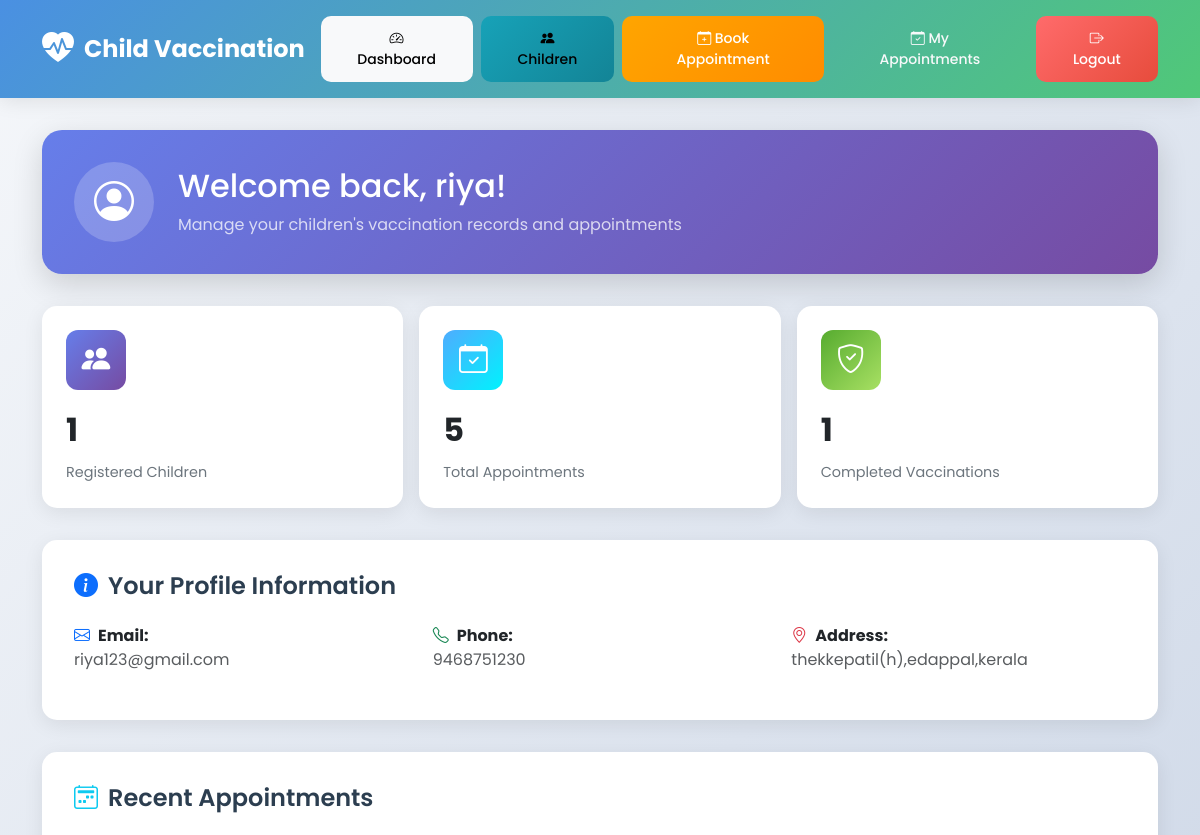
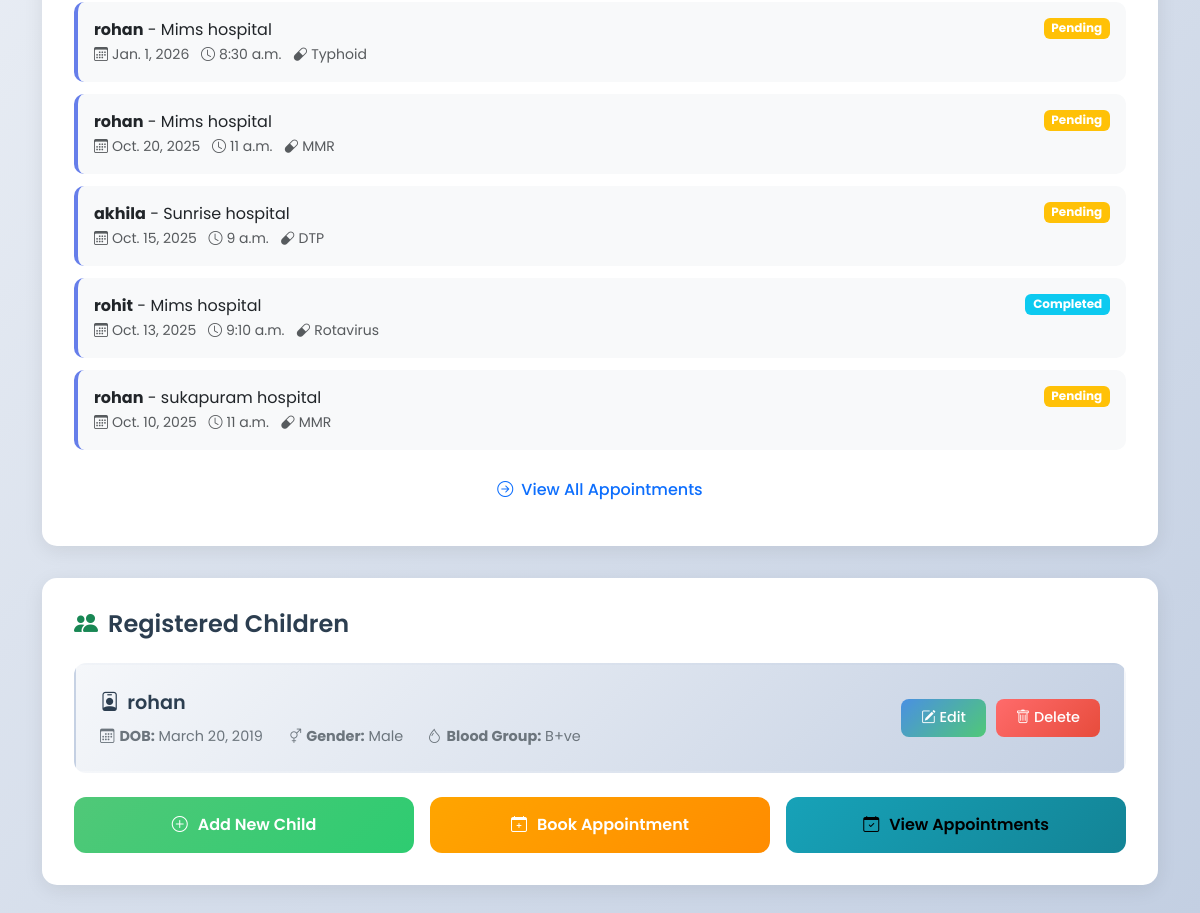
Page /dashboard/ (signed in) on the earlier database version (2 pictures, top to bottom).
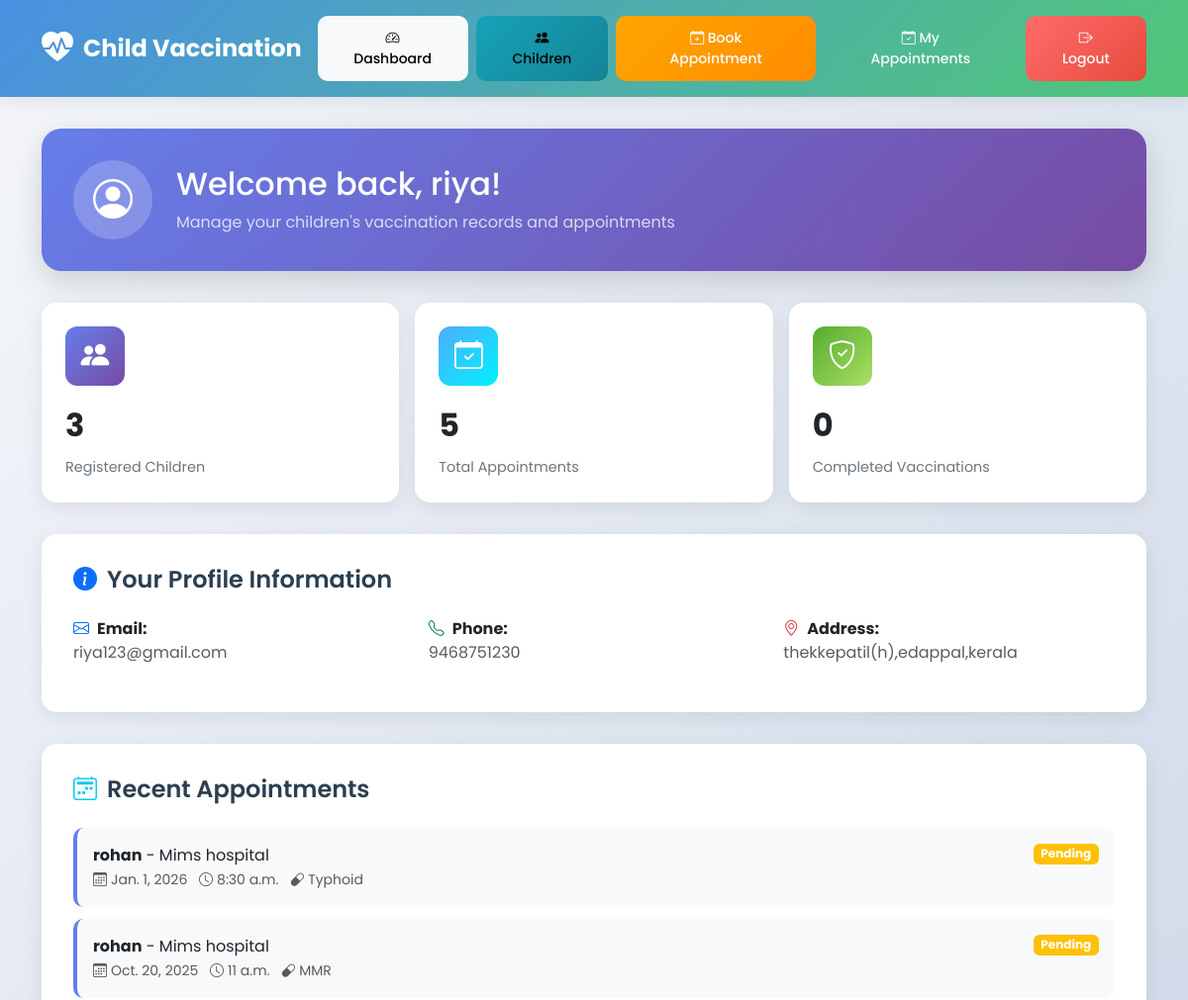
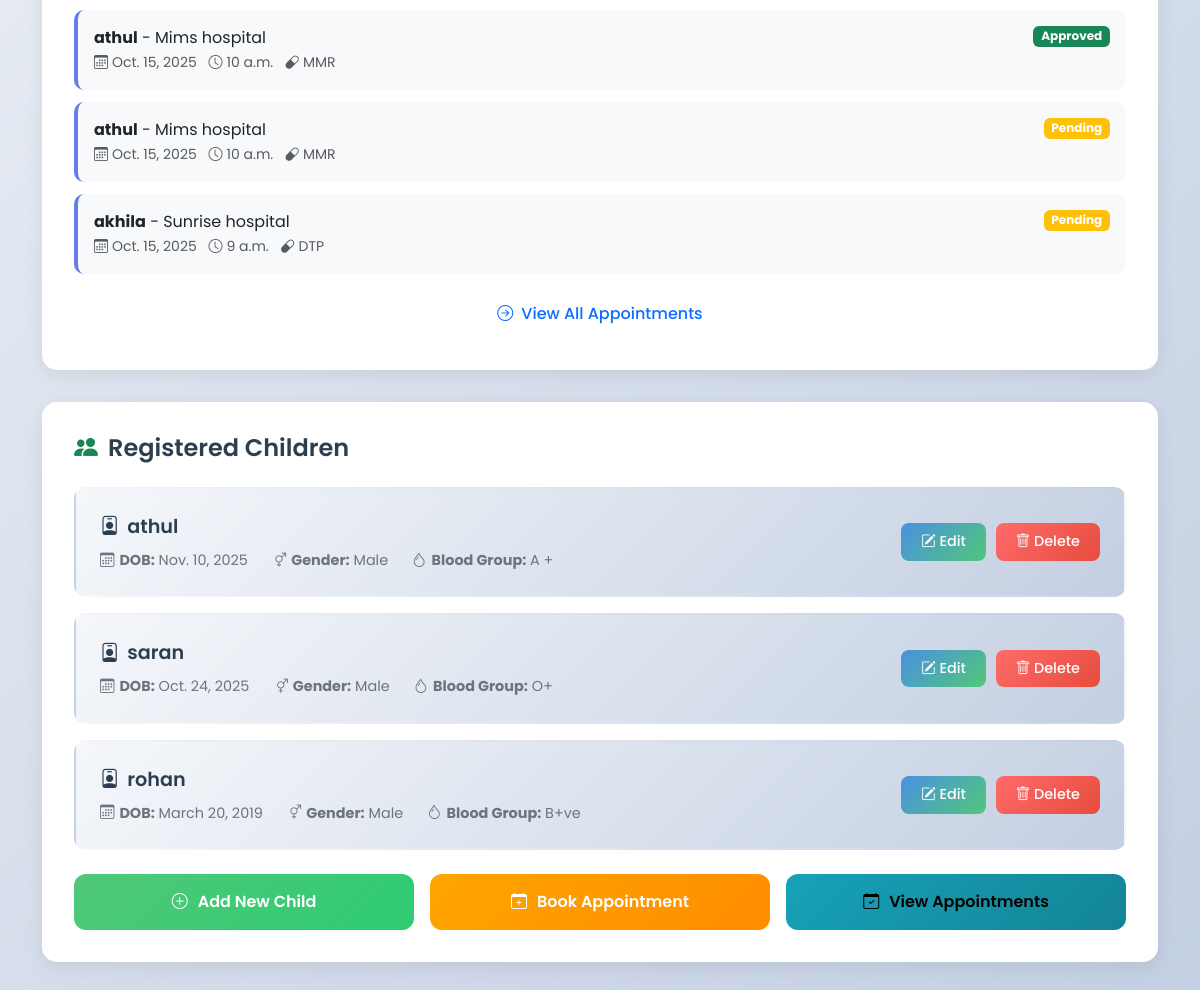
Same page on the later database version (2 pictures, top to bottom).
### accounts/models.py (models this page shows, shortened)
class Appointment(models.Model):
    STATUS_CHOICES = [
        ('Pending', 'Pending'),
        ('Approved', 'Approved'),
        ('Completed', 'Completed'),
        ('Cancelled', 'Cancelled')
    ]
    parent = models.ForeignKey(Parent, on_delete=models.CASCADE, related_name='appointments')
    child = models.ForeignKey(Child, on_delete=models.CASCADE, related_name='appointments')
    hospital = models.ForeignKey(Hospital, on_delete=models.CASCADE, related_name='appointments')
    vaccine = models.ForeignKey(Vaccine, on_delete=models.SET_NULL, null=True, blank=True)
    date = models.DateField()
    time = models.TimeField()
    status = models.CharField(
        max_length=20,
        choices=STATUS_CHOICES,
        default='Pending'
    )
    created_at = models.DateTimeField(default=timezone.now)
    updated_at = models.DateTimeField(auto_now=True)
    notes = models.TextField(blank=True, help_text="Additional notes or remarks")
    class Meta:
        verbose_name = "Appointment"
        verbose_name_plural = "Appointments"
        ordering = ['-date', '-time']

class Child(models.Model):
    GENDER_CHOICES = [
        ('Male', 'Male'),
        ('Female', 'Female'),
        ('Other', 'Other')
    ]
    parent = models.ForeignKey("Parent", on_delete=models.CASCADE, related_name='children')
    name = models.CharField(max_length=100)
    date_of_birth = models.DateField()
    gender = models.CharField(max_length=10, choices=GENDER_CHOICES)
    blood_group = models.CharField(max_length=5, blank=True)
    class Meta:
        verbose_name = "Child"
        verbose_name_plural = "Children"
        ordering = ['-date_of_birth']

class Hospital(models.Model):
    user = models.OneToOneField(User, on_delete=models.CASCADE, null=True, blank=True)
    name = models.CharField(max_length=255)
    address = models.TextField()
    phone = models.CharField(max_length=20, unique=True)
    email = models.EmailField(unique=True)
    approved = models.BooleanField(default=False)
    class Meta:
        verbose_name = "Hospital"
        verbose_name_plural = "Hospitals"
        ordering = ['name']

class Vaccine(models.Model):
    name = models.CharField(max_length=100, unique=True)
    description = models.TextField(blank=True)
    recommended_age = models.CharField(max_length=50, blank=True, help_text="e.g., '0-6 months', '12-15 months'")
    class Meta:
        verbose_name = "Vaccine"
        verbose_name_plural = "Vaccines"
        ordering = ['name']

### accounts/views.py (the view)
# urls.py: path('dashboard/', views.parent_dashboard, name='parent_dashboard'),
@login_required
def parent_dashboard(request):
    try:
        parent = Parent.objects.get(user=request.user)
    except Parent.DoesNotExist:
        messages.error(request, "No parent profile found.")
        return redirect('accounts:home')
    children = Child.objects.filter(parent=parent)
    recent_appointments = Appointment.objects.filter(parent=parent).order_by('-date', '-time')[:5]
    total_appointments_count = Appointment.objects.filter(parent=parent).count()
    completed_appointments_count = Appointment.objects.filter(
        parent=parent, status='Completed'
    ).count()
    completed_recent_count = sum(1 for a in recent_appointments if a.status == "Completed")
    return render(request, "accounts/parent_dashboard.html", {
        "parent": parent,
        "children": children,
        "recent_appointments": recent_appointments,
        "total_appointments_count": total_appointments_count,
        "completed_appointments_count": completed_appointments_count,
        "completed_recent_count": completed_recent_count,
    })

### accounts/templatetags/custom_filters.py (called while the page is built)
@register.filter
def filter_by_status(appointments, status):
    if not appointments:
        return []
    try:
        return [a for a in appointments if getattr(a, "status", None) == status]
    except Exception:
        return []

### accounts/templates/accounts/parent_dashboard.html (shortened to what the changed rows need)
{% extends "accounts/base.html" %}
{% block content %}
<div class="dashboard-header">
  <div class="welcome-card">
    <div>
      <h2 class="mb-2">Welcome back, {{ request.user.username }}!</h2>
    </div>
  </div>
</div>
<div class="row stats-row g-3">
  <div class="col-md-4">
    <div class="stat-card">
      <div class="stat-icon" style="background: linear-gradient(135deg, #667eea 0%, #764ba2 100%); color: white;">
        <i class="bi bi-people-fill"></i>
      </div>
      <div class="stat-value">{{ children|length }}</div>
      <div class="stat-label">Registered Children</div>
    </div>
  </div>
  <div class="col-md-4">
    <div class="stat-card">
      <div class="stat-icon" style="background: linear-gradient(135deg, #56ab2f 0%, #a8e063 100%); color: white;">
        <i class="bi bi-shield-check"></i>
      </div>
      <div class="stat-value">
        {% load custom_filters %}
        {{ recent_appointments|filter_by_status:"Completed"|length|default:"0" }}
      </div>
      <div class="stat-label">Completed Vaccinations</div>
    </div>
  </div>
</div>
{% if recent_appointments %}
<div class="info-card">
  {% for appointment in recent_appointments %}
    <div class="appointment-item">
      <div class="d-flex justify-content-between align-items-start">
        <div>
          <strong>{{ appointment.child.name }}</strong> - {{ appointment.hospital.name }}
          <br>
          <small class="text-muted">
            <i class="bi bi-calendar3 me-1"></i>{{ appointment.date }}
            <i class="bi bi-clock ms-2 me-1"></i>{{ appointment.time }}
            {% if appointment.vaccine %}
              <i class="bi bi-capsule ms-2 me-1"></i>{{ appointment.vaccine.name }}
            {% endif %}
          </small>
        </div>
        <span class="badge
          {% if appointment.status == 'Pending' %}bg-warning
          {% elif appointment.status == 'Approved' %}bg-success
          {% elif appointment.status == 'Completed' %}bg-info
          {% else %}bg-secondary{% endif %}">
          {{ appointment.status }}
        </span>
      </div>
    </div>
  {% endfor %}
</div>
{% endif %}
<div class="info-card">
  {% if children %}
    {% for child in children %}
      <div class="child-card d-flex align-items-center">
        <div class="child-info">
          <div class="child-name">
            <i class="bi bi-person-badge me-2"></i>{{ child.name }}
          </div>
          <div class="child-details">
            <div class="child-detail-item">
              <i class="bi bi-calendar3"></i>
              <span><strong>DOB:</strong> {{ child.date_of_birth }}</span>
            </div>
            <div class="child-detail-item">
              <i class="bi bi-gender-ambiguous"></i>
              <span><strong>Gender:</strong> {{ child.gender }}</span>
            </div>
            <div class="child-detail-item">
              <i class="bi bi-droplet"></i>
              <span><strong>Blood Group:</strong> {{ child.blood_group|default:"Not specified" }}</span>
            </div>
          </div>
        </div>
        <div class="action-buttons">
          <a href="{% url 'accounts:edit_child' child.id %}" class="btn btn-primary btn-action">
            <i class="bi bi-pencil-square"></i> Edit
          </a>
          <a href="{% url 'accounts:delete_child' child.id %}" class="btn btn-danger btn-action">
            <i class="bi bi-trash"></i> Delete
          </a>
        </div>
      </div>
    {% endfor %}
  {% else %}
    <div class="empty-state">
      <i class="bi bi-person-plus"></i>
      <p>No children registered yet. Add your first child to get started!</p>
    </div>
  {% endif %}
</div>
<link rel="stylesheet" href="https://cdn.jsdelivr.net/npm/bootstrap-icons/font/bootstrap-icons.css">
{% endblock %}

Differences in the rows shown:
no longer on this page (row unchanged): Appointment: child.name "rohit", hospital.name "Mims hospital", date "Oct. 13, 2025", time "9:10 a.m.", vaccine.name "Rotavirus", status "Completed"
no longer on this page (row unchanged): Appointment: child.name "rohan", hospital.name "sukapuram hospital", date "Oct. 10, 2025", time "11 a.m.", vaccine.name "MMR", status "Pending"
added Appointment: child.name "athul", hospital.name "Mims hospital", date "Oct. 15, 2025", time "10 a.m.", vaccine.name "MMR", status "Approved"
added Appointment: child.name "athul", hospital.name "Mims hospital", date "Oct. 15, 2025", time "10 a.m.", vaccine.name "MMR", status "Pending"
added Child: name "athul", date_of_birth "Nov. 10, 2025", gender "Male", blood_group "A +"
added Child: name "saran", date_of_birth "Oct. 24, 2025", gender "Male", blood_group "O+"
Other differences:
{{ children|length }}: "1" → "3"
{{ recent_appointments|filter_by_status:"Completed"|length|default:"0" }}: "1" → "0"
